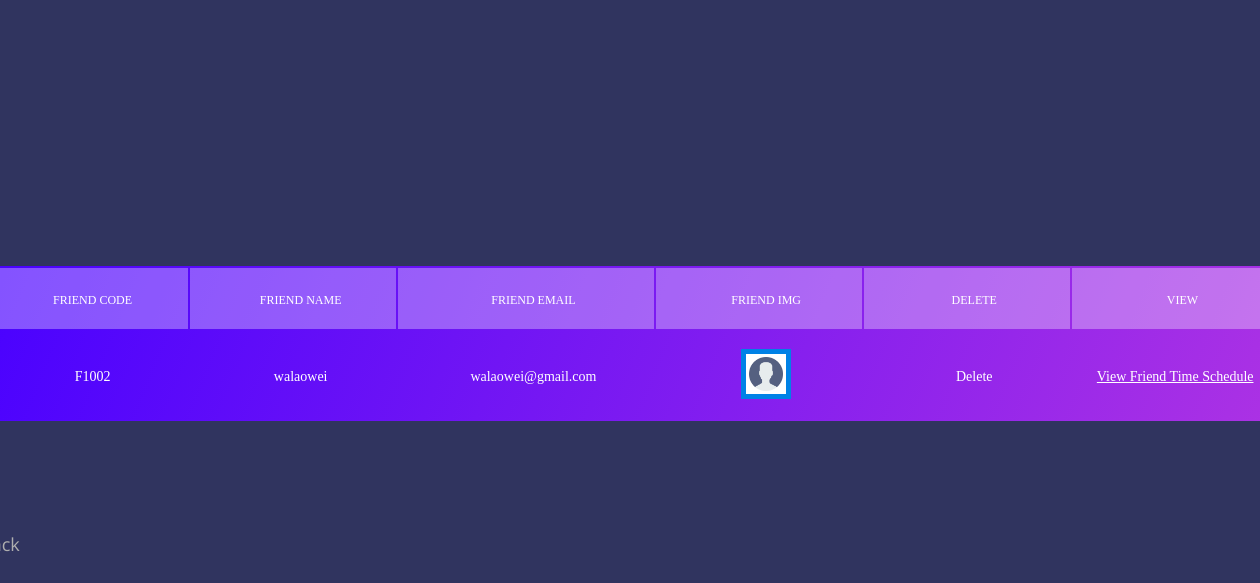
The app's page /friendList.php?friend&id=1 (signed in) with its own data.
### tables this page shows
CREATE TABLE `user` (
  `user_id` int(20) NOT NULL,
  `user_code` varchar(40) NOT NULL,
  `user_name` varchar(50) NOT NULL,
  `user_email` varchar(50) NOT NULL,
  `user_pass` varchar(40) NOT NULL,
  `user_img` varchar(255) NOT NULL
);

### friendList.php (the view, shortened to what this page needs)
<?php include("dataconnection.php"); ?>
<?php
	 if(isset($_GET["friend"]))
			{
		    $user_id = $_GET["id"];
			}
			?>
<!DOCTYPE html>
<html lang="en">
<head>
<link rel="stylesheet" type="text/css" href="css/util.css">
<link rel="stylesheet" type="text/css" href="css/main.css">
<link rel="stylesheet" href="https://gc.kis.v2.scr.kaspersky-labs.com/E3E8934C-235A-4B0E-825A-35A08381A191/abn/main.css?attr=aHR0cHM6Ly9jb2xvcmxpYi5jb20vZXRjL3RiL1RhYmxlX0hpZ2hsaWdodF9WZXJ0aWNhbF9Ib3Jpem9udGFsL2luZGV4Lmh0bWw"/></head>
<meta name="viewport" content="width=device-width, initial-scale=1"><link rel="stylesheet" href="https://cdnjs.cloudflare.com/ajax/libs/normalize/5.0.0/normalize.min.css">
<link rel="stylesheet" href="css/tablestyle.css">
<form class="my-form" method="post" enctype="multipart/form-data">
<div class="wrap-table100">
<div class="table100 ver6 m-b-110">
<table data-vertable="ver6">
<thead>
<tr class="row100 head">
<th class="column100 column4" data-column="column4">Friend Code</th>
<th class="column100 column5" data-column="column5">Friend Name</th>
<th class="column100 column6" data-column="column6">Friend Email</th>
<th class="column100 column7" data-column="column7">Friend Img</th>
<th class="column100 column8" data-column="column8">Delete</th>
<th class="column100 column8" data-column="column8">View</th>
</tr>
</thead>
<?php
$friend=mysqli_query($connect, "SELECT friend.*, user.user_code
FROM friend
INNER JOIN user
ON friend.user_id=user.user_id
WHERE
friend.user_id='$user_id'
Or
friend.user_friend_id='$user_id'
");
$isfriend=0;
if($user=mysqli_fetch_assoc($friend))
{
	if($user["user_id"]!=$user_id)
	{
		$isfriend=1;
	}
}
$user2=mysqli_num_rows($friend);
if($user2==0)
{
?>
<tbody>
<tr class="row100">
<td class="column100 column2" data-column="column2" style="text-align: center;">You Not Have Friend Yet!</td>
</tr>
</tbody>
<?php
}
else if($isfriend!=0)
{
	$isfriendshow2=mysqli_query($connect, "SELECT friend.*, user.*
									FROM friend
									INNER JOIN user
									ON friend.user_friend_id=user.user_id
									WHERE
									friend.user_friend_id='$user_id'
									");
	$friend2=mysqli_fetch_assoc($isfriendshow2);
	$findori=$friend2["friend_id"];
	$isfriendshow3=mysqli_query($connect, "SELECT * from friend where friend_id='$findori'");
	$friend3=mysqli_fetch_assoc($isfriendshow3);
	$findass=$friend3["user_id"];
	$getfriend=mysqli_query($connect, "SELECT * from user where user_id='$findass'");
	while($friend4=mysqli_fetch_assoc($getfriend))
	{
	?>
	<tbody>
	<tr class="row100">
	<td class="column100 column2" data-column="column2" style="text-align: center;"><?php echo $friend4["user_code"]?></td>
	<td class="column100 column3" data-column="column3" style="text-align: center;"><?php echo $friend4["user_name"]?></td>
	<td class="column100 column4" data-column="column4" style="text-align: center;"><?php echo $friend4["user_email"]?></td>
	<td class="column100 column5" data-column="column5" style="text-align: center;"><img src="profile/image/<?php echo $friend4["user_img"]?>"></td>
	<td class="column100 column6" data-column="column6" style="text-align: center;"><a style="text-decoration: none;"  href="friendList.php?delete&deleted_id_user=<?php echo $friend3["user_id"];?>&deleted_id_friend=<?php echo $friend3["user_friend_id"];?>" onclick="return confirmation()">Delete</a></td>
	<td class="column100 column6" data-column="column6"><a href="friendtime.php?view&friend_id=<?php echo $user["user_id"]?>&id=<?php echo $user_id?> ">View Friend Time Schedule</a></td>
	</tr>
	</tbody>
<?php
	}
}
?>
</table>
</div>
</div>
<ul>
      <li>
        <div class="grid grid-3">
          <a class="btn-grid"  href='home.php'
		  name="back"class="front" style="text-decoration: none;">Back</a>
        </div>
      </li>
    </ul>
</form>

### css/main.css (style rules this page uses)
* { margin:0;padding:0;box-sizing:border-box }
body,html { height:100%;font-family:sans-serif }
a { margin:0;transition:all .4s;-webkit-transition:all .4s;-o-transition:all .4s;-moz-transition:all .4s }
ul,li { margin:0;list-style-type:none }
.wrap-table100 { width:1300px }
table { width:100%;background-color:#fff }
th,td { font-weight:unset;padding-right:10px }
.column100 { width:130px;padding-left:25px }
.row100.head th { padding-top:24px;padding-bottom:20px }
.row100 td { padding-top:18px;padding-bottom:14px }
.table100.ver6 { border-radius:16px;overflow:hidden;background:#7918f2;background:-webkit-linear-gradient(-68deg,#ac32e4,#4801ff);background:-o-linear-gradient(-68deg,#ac32e4,#4801ff);background:-moz-linear-gradient(-68deg,#ac32e4,#4801ff);background:linear-gradient(-68deg,#ac32e4,#4801ff) }
.table100.ver6 table { background-color:transparent }
.table100.ver6 td { font-family:Montserrat-Regular;font-size:14px;color:#fff;line-height:1.4 }
.table100.ver6 th { font-family:Montserrat-Medium;font-size:12px;color:#fff;line-height:1.4;text-transform:uppercase;background-color:rgba(255,255,255,.32) }

### friendList.php (style rules this page uses)
:root { --white: #afafaf; --red: #e31b23; --bodyColor: #30345f; --borderFormEls: hsl(0, 0%, 10%); --bgFormEls: hsl(0, 0%, 14%); --bgFormElsFocus: hsl(0, 7%, 20%); }
* { padding: 0; margin: 0; box-sizing: border-box; outline: none; }
a { color: inherit; }
ul { list-style: none; }
.my-form li, .my-form .grid > *:not(:last-child) { margin-bottom: 1.5rem; }
.my-form ::placeholder { color: inherit; opacity: 1; }
.my-form .btn-grid { position: relative; overflow: hidden; transition: filter 0.2s; }
@media screen and (min-width: 600px) { .my-form .grid { display: grid; grid-gap: 1.5rem; } }
@media screen and (min-width: 600px) { .my-form .grid-3 { grid-template-columns: auto auto auto; align-items: center; } }
img { box-sizing: border-box; width:50px; height:50px; margin:0; border:5px solid #0082e6; padding: 3px; background-color: white; overflow: hidden; transition: all 1s; }

### records on screen
user: user_code "F1002", user_name "walaowei", user_email "walaowei@gmail.com", user_img (placeholder picture)
